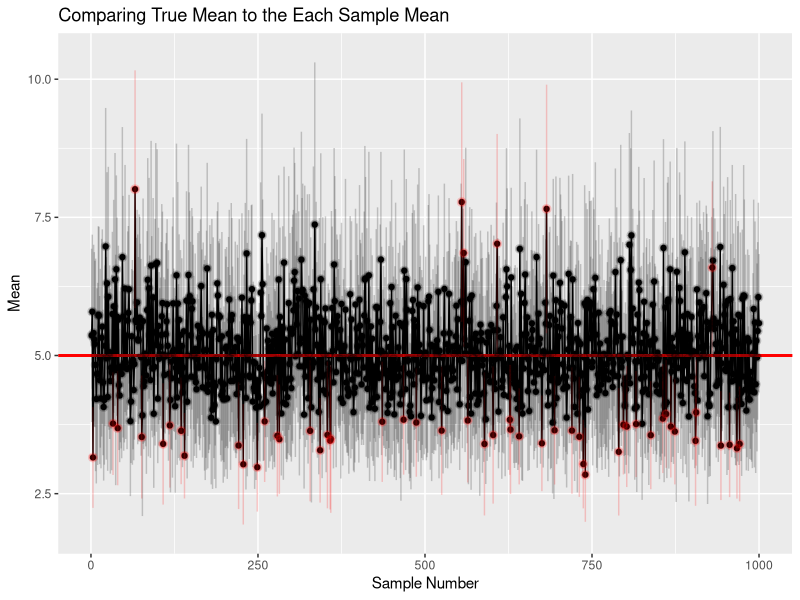
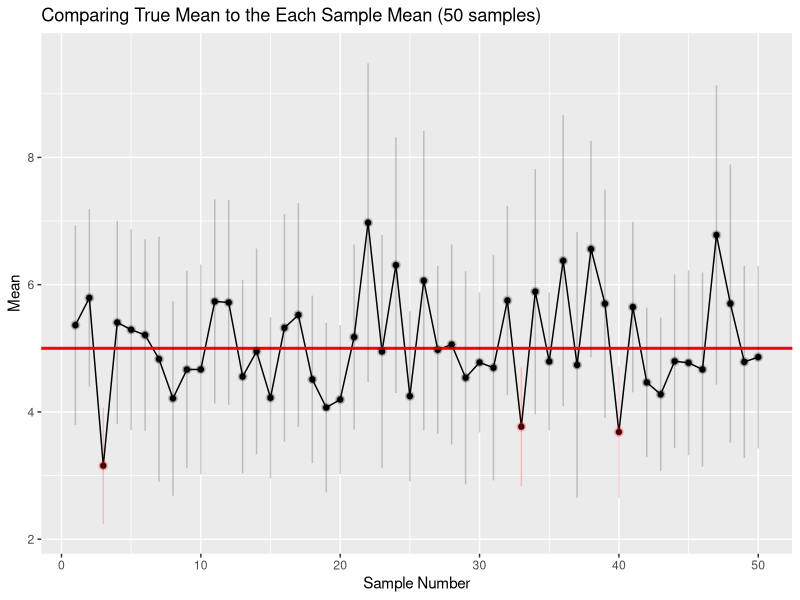
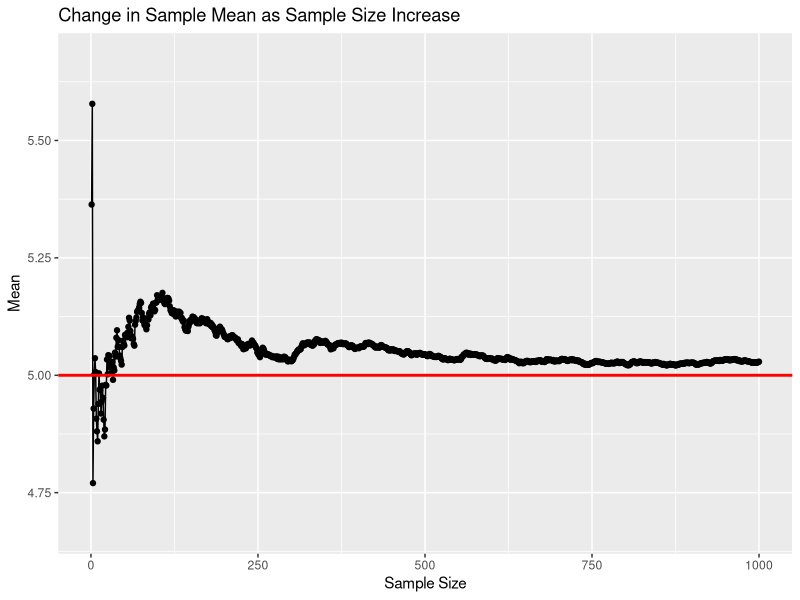

Write the R code that produced these figures, in order.
## ---- chunk 1
knitr::opts_chunk$set(echo = TRUE)
## ---- chunk 2
library(ggplot2)
library(Hmisc)
## ---- chunk 3
exp<-c()
for (i in 1:1000){
  exp<-rbind(exp,rexp(40,0.2))
}
head(exp)
## ---- chunk 4
mns<-c()
for (i in 1:1000) {
  mns[i]<-mean(exp[i,])
}
means<-cumsum(mns[1:1000])/(1:1000)
## ---- chunk 5
vrs<-c()
for (i in 1:1000) {
  vrs[i]<-var(exp[i,])
}
p<-ggplot(data.frame(x=1:1000, y=mns), aes(x=x, y=y))+geom_point()+geom_line(size=0.5)
p<-p+ylim(min(mns-qnorm(0.975)*sqrt(vrs/40))-0.1,max(mns+qnorm(0.975)*sqrt(vrs/40))+0.1)+geom_hline(yintercept=5, size=1, color="red")
p<-p+labs(title="Comparing True Mean to the Each Sample Mean", x="Sample Number", y="Mean")
p<-p+geom_pointrange(aes(ymin=mns-qnorm(0.975)*sqrt(vrs/40), ymax=mns+qnorm(0.975)*sqrt(vrs/40)), color=ifelse(mns-qnorm(0.975)*sqrt(vrs/40)>5 | mns+qnorm(0.975)*sqrt(vrs/40)<5, "red","black"), alpha=0.2)
p
## ---- chunk 6
p1<-ggplot(data.frame(x=1:50, y=mns[1:50]), aes(x=x, y=y))+geom_point()+geom_line(size=0.5)
p1<-p1+ylim(min(mns[1:50]-qnorm(0.975)*sqrt(vrs[1:50]/40))-0.1,max(mns[1:50]+qnorm(0.975)*sqrt(vrs[1:50]/40))+0.1)+geom_hline(yintercept=5, size=1, color="red")
p1<-p1+labs(title="Comparing True Mean to the Each Sample Mean (50 samples)", x="Sample Number", y="Mean")
p1<-p1+geom_pointrange(aes(ymin=mns[1:50]-qnorm(0.975)*sqrt(vrs[1:50]/40), ymax=mns[1:50]+qnorm(0.975)*sqrt(vrs[1:50]/40)), color=ifelse(mns[1:50]-qnorm(0.975)*sqrt(vrs[1:50]/40)>5 | mns[1:50]+qnorm(0.975)*sqrt(vrs[1:50]/40)<5, "red","black"), alpha=0.2)
p1
## ---- chunk 7
g_m<-ggplot(data.frame(x=1:1000, y=means), aes(x=x, y=y))+geom_line(size=0.5)+geom_point()
g_m<-g_m+ylim(min(means)-0.1,max(means)+0.1)+geom_hline(yintercept=5, size=1, color="red")
g_m<-g_m+labs(title="Change in Sample Mean as Sample Size Increase", x="Sample Size", y="Mean")
g_m
## ---- chunk 8
var(mns)
